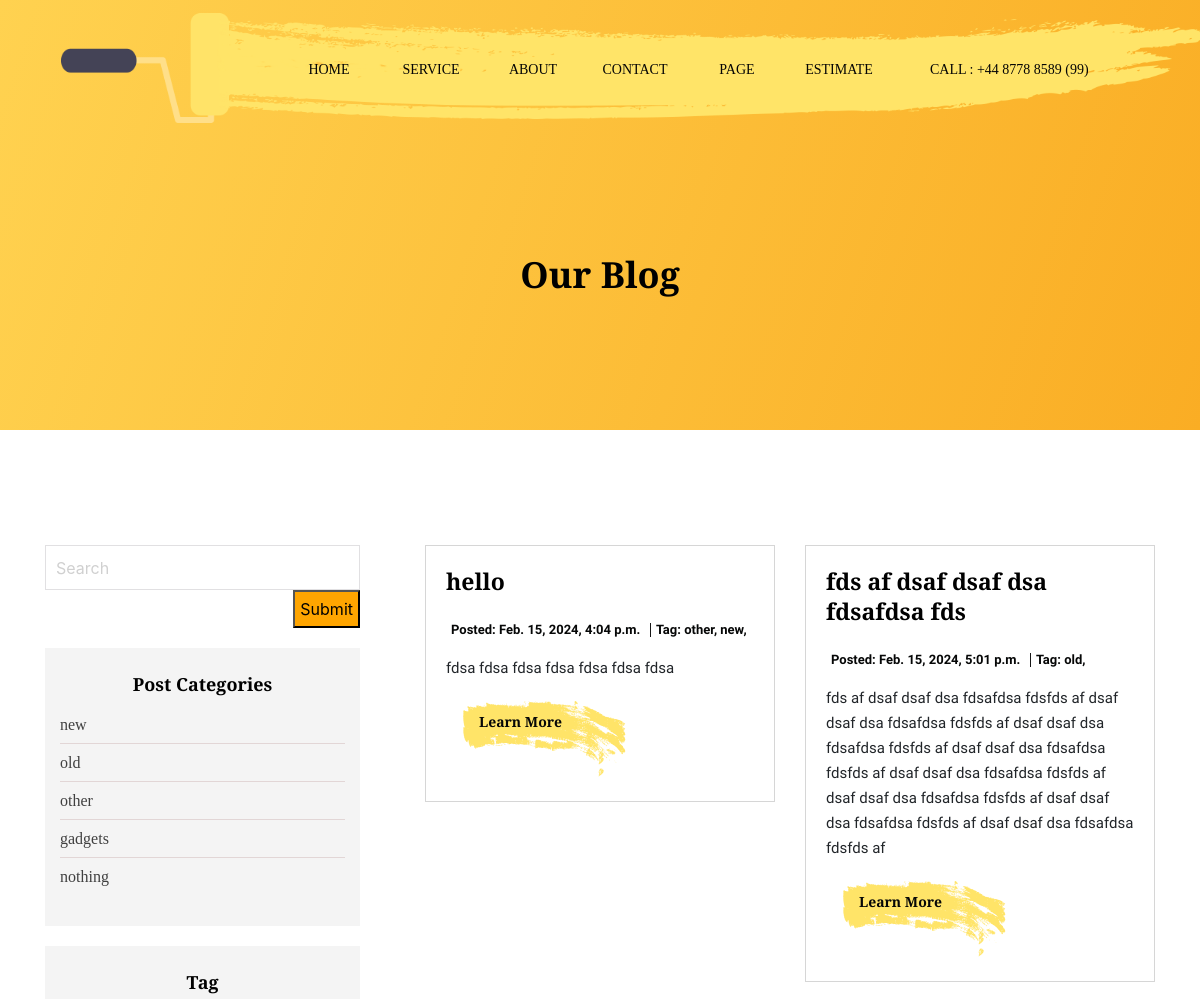
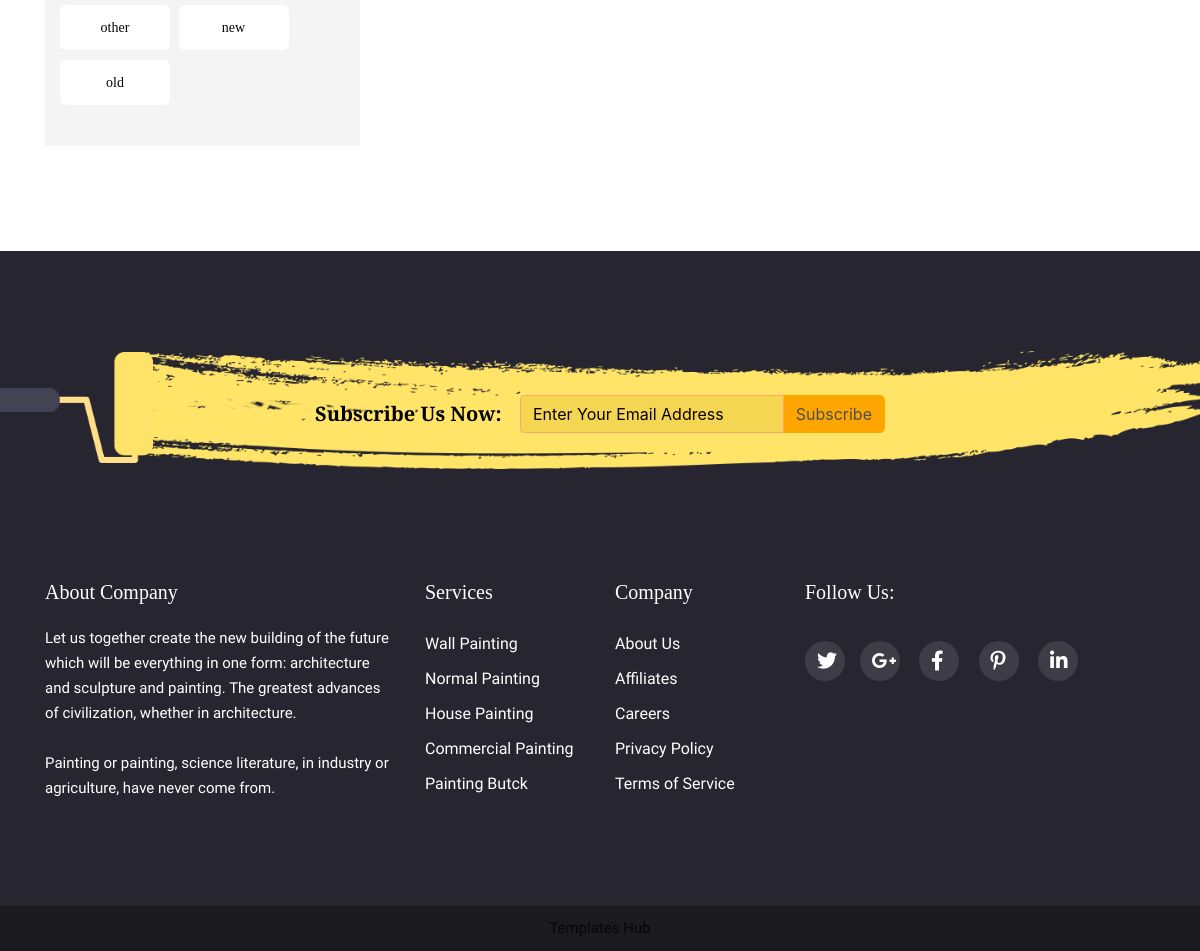
Screenshot of /blog/ with the database file from the repository (2 pictures, top to bottom).
### main_app/models.py (models this page shows, shortened)
class BlogCategoryModel(models.Model):
    title = models.CharField(max_length=255)
    created_at = models.DateTimeField(auto_now_add=True)
    updated_at = models.DateTimeField(auto_now=True)
    class Meta:
        verbose_name_plural = "Blog Categories"
        verbose_name = "Blog Category"

class TagModel(models.Model):
    title = models.CharField(max_length=255)
    created_at = models.DateTimeField(auto_now_add=True)
    updated_at = models.DateTimeField(auto_now=True)
    class Meta:
        verbose_name_plural = "Tags"
        verbose_name = "Tag"

class BlogModel(models.Model):
    title = models.CharField(max_length=255)
    short_description = models.TextField()
    long_description = models.TextField()
    attention = models.TextField()
    tags = models.ManyToManyField(TagModel, related_name="blogs")
    categories = models.ManyToManyField(BlogCategoryModel, related_name="blogs")
    created_at = models.DateTimeField(auto_now_add=True)
    updated_at = models.DateTimeField(auto_now=True)
    class Meta:
        verbose_name_plural = "Blogs"
        verbose_name = "Blog"

### main_app/views.py (the view)
# urls.py: path("blog/", BlogView.as_view(), name="blog"),
class BlogView(ListView):
    template_name = "blog.html"
    model = BlogModel
    context_object_name = "blogs"
    def get_context_data(self, **kwargs):
        context = super().get_context_data(**kwargs)
        context["tags"] = TagModel.objects.all()
        context["categories"] = BlogCategoryModel.objects.all()
        return context

### templates/blog.html (shortened to what this page needs)
{% extends 'layouts/base.html' %}
{% load static %}
{% block content %}
<section class="service-area">
<div class="container">
<div class="row">
<h1 class="wow zoomIn" data-wow-delay=".5s">Our Blog</h1>
</div>
</div>
</section>
<section class="blog">
<div class="container">
<div class="row">
<div class="col-lg-4 col-md-12">
<div class="blog-sidebar blg-sli-2">
<div class="search-box">
<form method="get" action="{% url 'main_app:search-blog' %}" style="display: flex; justify-content: center; flex-direction: column; align-items: end">
<input type="text" placeholder="Search" name="s" value="{{ item }}">
<button type="submit" style="background-color: orange; padding: 5px">Submit</button>
</form>
</div>
<div class="sidebar-widget post-categories-wrapper">
<h4 class="sidebar-box-title">Post Categories</h4>
<ul class="category-list">
{% for category in categories %}
<li><a href="{% url 'main_app:search-blog' %}?cat={{ category.title }}">{{ category.title }}</a></li>
{% endfor %}
</ul>
</div>
<div class="sidebar-widget popular-tag-wrapper">
<h4 class="sidebar-box-title"> Tag</h4>
<ul class="sidebar-tag-list">
{% for tag in tags %}
<li class="fli"><a href="{% url 'main_app:search-blog' %}?tag={{ tag.title }}">{{ tag.title }}</a></li>
{% endfor %}
</ul>
</div>
</div>
</div>
<div class="col-lg-8 col-md-12">
<div class="row">
{% for blog in blogs %}
<div class="col-md-6">
<div class="blog-one wow fadeInUp" data-wow-delay=".5s">
<h3>{{ blog.title }}</h3>
<div class="blg-meta">
<ul>
 <li>Posted: {{ blog.updated_at }}</li>
<li>Tag: {% for tag in blog.tags.all %} {{ tag.title }},{% endfor %}</li>
</ul>
</div>
<p>{{ blog.short_description }}</p>
<div class="btn-learn-2">
<span class="learn-li"><a href="{% url 'main_app:blog-detail' pk=blog.id %}">Learn More</a></span>
</div>
</div>
</div>
{% endfor %}
</div>
</div>
</div>
</div>
</section>
{% endblock %}

### templates/layouts/base.html (shortened to what this page needs)
{% load static %}
<!DOCTYPE html>
<html lang="en">
<head>
<link rel="stylesheet" href="{% static 'css/font-awosome.css' %}">
<link rel="stylesheet" href="{% static 'font/flaticon.css' %}">
<link rel="stylesheet" href="{% static 'css/animate.min.css' %}">
<link rel="stylesheet" href="{% static 'css/jquery.fancybox.min.css' %}">
<link rel="stylesheet" href="{% static 'css/jquery-ui.css' %}">
<link rel="stylesheet" href="{% static 'css/bootstrap.min.css' %}">
<link rel="stylesheet" href="{% static 'css/style.css' %}">
<link rel="stylesheet" href="{% static 'css/responsive.css' %}">
</head>
<body>
{% include 'layouts/header.html' %}
{% block content %}
{% endblock %}
{% include 'layouts/footer.html' %}
</body>
</html>

### templates/layouts/header.html (shortened to what this page needs)
{% load static %}
<header class="header-area">
    <div class="container">
        <div class="paint-nav">
            <nav class="navbar navbar-expand-lg navbar-light bg-light">
                <a class="navbar-brand" href="{% url 'main_app:home' %}"><img src="{% static 'images/logo.png' %}" alt=""></a>
                <div class="collapse navbar-collapse" id="navbarNav">
                    <ul class="navbar-nav hp-1-nav ml-auto mt-2">
                        <li class="nav-item  dropdown">
                            <a class="nav-link" id="dropdown1" data-toggle="dropdown">Home</a>
                        </li>
                        <li class="nav-item  dropdown">
                            <a class="nav-link" id="dropdown2" data-toggle="dropdown">Service</a>
                        </li>
                        <li class="nav-item  dropdown">
                            <a class="nav-link" id="dropdown3" data-toggle="dropdown">About</a>
                        </li>
                        <li class="nav-item  dropdown">
                            <a class="nav-link" id="dropdown4" data-toggle="dropdown">Contact</a>
                        </li>
                        <li class="nav-item dropdown">
                            <a class="nav-link" id="dropdown5" data-toggle="dropdown">Page</a>
                        </li>
                        <li class="nav-item">
                            <a class="nav-link mest" data-toggle="modal" data-target="">Estimate</a>
                        </li>
                        <li class="nav-item">
                            <a class="nav-link last-child" href="tel:+4487788589(99)">Call : +44 8778 8589 (99)</a>
                        </li>
                    </ul>
                </div>
            </nav>
        </div>
    </div>
</header>

### templates/layouts/footer.html (shortened to what this page needs)
{% load static %}
<section class="footer-nav">
    <div class="container">
    <div class="row">
    <div class="col-md-12">
    <form class="subscribe-top" action="{% url 'main_app:subscribe' %}" method="post">
    <div class="sp-logo">
    <img src="{% static 'images/logo.png' %}" alt="">
    </div>
    <div class="sp-subscription-form">
    <div class="sp-input">
    <h4>Subscribe Us Now:</h4>
    <div class="input-group">
    <input type="email" class="form-control sp-in" name="email_address" placeholder="Enter Your Email Address" onfocus="this.placeholder=''" onblur="this.placeholder='Enter Your Email Address'" aria-label="Recipient's username" aria-describedby="basic-addon2">
    <div class="input-group-append">
    <button type="submit" style="background-color: orange; border: 1px solid orange; border-radius: 0 5px 5px 0;" class="input-group-text" id="basic-addon2">Subscribe</button>
    </div>
    </div>
    </div>
    </div>
    </form>
    </div>
    </div>
    <div class="footer-content">
    <div class="row">
    <div class="col-md-4">
    <div class="about-company">
    <h4>About Company</h4>
    <p>Let us together create the new building of the future
    which will be everything in one form: architecture
    and sculpture and painting. The greatest advances
    of civilization, whether in architecture.</p>
    <p>Painting or painting, science literature, in industry or
    agriculture, have never come from.</p>
    </div>
    </div>
    <div class="col-md-2">
    <div class="about-company">
    <h4>Services</h4>
    <ul class="single-footer-widget">
    <li><a href="#">Wall Painting</a></li>
    <li><a href="#">Normal Painting</a> </li>
    <li><a href="#">House Painting</a></li>
    <li><a href="#">Commercial Painting</a></li>
    <li><a href="#">Painting Butck</a></li>
    </ul>
    </div>
    </div>
    <div class="col-md-2">
    <div class="about-company">
    <h4>Company</h4>
    <ul class="single-footer-widget">
    <li><a href="#">About Us</a></li>
    <li><a href="#">Affiliates</a></li>
    <li><a href="#">Careers</a></li>
    <li><a href="#">Privacy Policy</a></li>
    <li><a href="#">Terms of Service</a></li>
    </ul>
    </div>
    </div>
    <div class="col-md-4">
    <div class="about-company">
    <h4>Follow Us:</h4>
    <div class="social-icon">
    <ul class="sicon-frist">
    <li><a href="#"><i class="fab fa-twitter sicon"></i></a></li>
    <li><a href="#"><i class="fab fa-google-plus-g sicon"></i></a></li>
    <li><a href="#"><i class="fab fa-facebook-f sicon"></i></a></li>
    <li><a href="#"><i class="fab fa-pinterest-p sicon"></i></a></li>
    <li><a href="#"><i class="fab fa-linkedin-in sicon"></i></a></li>
    </ul>
    </div>
    </div>
    </div>
    </div>
    </div>
    </div>
    </section>
    <footer>
    <p><a href="https://www.templateshub.net" target="_blank">Templates Hub</a></p>
    </footer>

### rows the page displays
BlogCategoryModel: title "new"
BlogCategoryModel: title "old"
BlogCategoryModel: title "other"
BlogCategoryModel: title "gadgets"
BlogCategoryModel: title "nothing"
TagModel: title "other"
TagModel: title "new"
TagModel: title "old"
BlogModel: title "hello", updated_at "Feb. 15, 2024, 4:04 p.m.", short_description "fdsa fdsa fdsa fdsa fdsa fdsa fdsa"
BlogModel: title "fds af dsaf dsaf dsa fdsafdsa fds", updated_at "Feb. 15, 2024, 5:01 p.m.", short_description "fds af dsaf dsaf dsa fdsafdsa fdsfds af dsaf dsaf dsa fdsafdsa fdsfds af dsaf dsaf dsa fdsafdsa fdsfds af dsaf dsaf dsa fdsafdsa fdsfds af dsaf dsaf dsa fdsafdsa fdsfds af dsaf dsaf dsa fdsafdsa fdsfds af dsaf dsaf dsa fdsafdsa fdsfds af dsaf dsaf dsa fdsafdsa fdsfds af"
